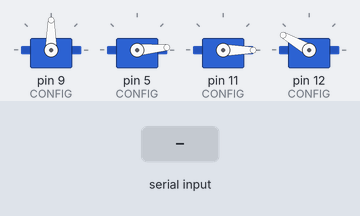
Simulated run of this sketch. Board: Arduino Uno, built with avr-gcc and run on an emulated ATmega328P. On the bench: 4 × servo. The inputs (shaded band) are chosen by the test bench. What the sketch prints to the serial monitor is not drawn.

Above: at 6.2 s.
6.3 s: "90,45,200\n" received over Serial
At 8.2 s:
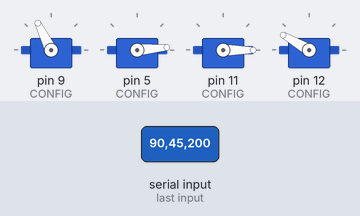
At 10.4 s:
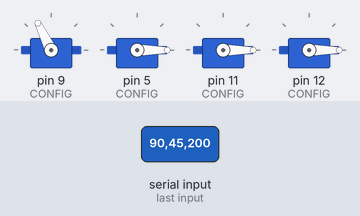
Timing chart, 0 to 15.3 s (numbered marks = the images above; inputs shaded):
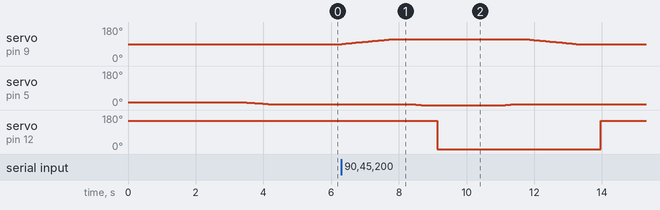

The sketch:

inverse_kinematics.ino
```cpp
#include <Servo.h>
#include <math.h>

// ── Link lengths (mm) ─────────────────────────────────────────────────────
#define L1      200.00f
#define L2      270.00f
#define DX       0.0f
#define DZ      150.00f


// ── Servo gap between joints ──────────────────────────────────────────────
#define SERVO_GAP_MS    200

// ── Gripper angles ────────────────────────────────────────────────────────
#define GRIPPER_OPEN    150
#define GRIPPER_CLOSED   0

// ── Servo config ──────────────────────────────────────────────────────────
// reversed = true  → flips physical rotation direction
// reversed = false → normal direction

struct ServoConfig {
    float min_a, max_a;
    int   pin;
    int   min_us, max_us;
    bool  reversed;
};

//                   min°   max°  pin  minµs  maxµs   reversed
ServoConfig CONFIG[] = {
    {  0.0, 180.0,  9,  500, 2500, false },  // [0] Base     — 40kg
    {  0.0, 180.0,  5, 500, 2500, true },  // [1] Shoulder — set true to reverse
    {  0.0, 180.0, 11, 500, 2500, true },  // [2] Elbow    — set true to reverse
    {  0.0, 180.0, 12, 500, 2000, false },  // [3] Gripper  — set true to reverse
};


// ── Per-servo motion profile ──────────────────────────────────────────────
struct MotionProfile { float stepDeg; int delayMs; };

MotionProfile PROFILE[] = {
    { 1.0f,  60 },   // [0] Base     — 40kg: slow & smooth
    { 1.0f,  80 },   // [1] Shoulder — standard
    { 1.0f,  100 },   // [2] Elbow    — standard
    { 180.0f,  0 },   // [3] Gripper  — standard
};

Servo servos[4];
// float currentAngles[4] = {90, 90, 90, GRIPPER_OPEN};
float currentAngles[4] = {90, 166, 180, GRIPPER_OPEN};

const char* NAMES[] = {"Base", "Shoulder", "Elbow", "Gripper"};

// ── Move orders ───────────────────────────────────────────────────────────
const int MOVE_ORDER[] = {0, 2, 1};   // To target:  Base → Elbow → Shoulder
const int HOME_ORDER[] = {1, 0, 2};   // To home:    Base → Shoulder → Elbow

// ── Inverse Kinematics ────────────────────────────────────────────────────
bool ikArm(float x, float y, float z, float out[3]) {
    float theta_base = atan2f(y, x);

    float r_eff = sqrtf(x*x + y*y) - DX;
    float z_eff = z - DZ;

    float D = sqrtf(r_eff*r_eff + z_eff*z_eff);
    if (D > (L1 + L2) || D < fabsf(L1 - L2)) return false;

    float cos_el      = (L1*L1 + L2*L2 - D*D) / (2.0f * L1 * L2);
    float theta_elbow = M_PI - acosf(constrain(cos_el, -1.0f, 1.0f));

    float phi            = atan2f(z_eff, r_eff);
    float cos_psi        = (L1*L1 + D*D - L2*L2) / (2.0f * L1 * D);
    float theta_shoulder = phi + acosf(constrain(cos_psi, -1.0f, 1.0f));

    out[0] = theta_base     * 180.0f / M_PI + 90.0f;
    out[1] = theta_shoulder * 180.0f / M_PI + 90.0f;
    out[2] = theta_elbow    * 180.0f / M_PI + 90.0f;


    return true;
}

// ── Write angle to servo (handles reversal + pulse width mapping) ─────────
// This is the ONLY place physical angle is written to hardware.
// Reversal happens here — IK and motion logic never need to change.
void writeAngle(int index, float angleDeg) {
    // flip direction if reversed flag is set
    float physicalAngle = CONFIG[index].reversed
                          ? 180.0f - angleDeg
                          : angleDeg;

    // map angle to microseconds and write
    int us = map((int)physicalAngle, 0, 180,
                 CONFIG[index].min_us,
                 CONFIG[index].max_us);

    servos[index].writeMicroseconds(us);
}

// ── Move a single servo smoothly using its motion profile ─────────────────
void moveSingleServo(int index, float target) {
    target = constrain(target, CONFIG[index].min_a, CONFIG[index].max_a);

    float stepDeg = PROFILE[index].stepDeg;
    int   delayMs = PROFILE[index].delayMs;

    while (true) {
        float diff = target - currentAngles[index];
        if (fabsf(diff) < 0.5f) {
            currentAngles[index] = target;
            writeAngle(index, currentAngles[index]);
            break;
        }
        if (diff > 0)
            currentAngles[index] += min(stepDeg,  diff);
        else
            currentAngles[index] -= min(stepDeg, -diff);

        writeAngle(index, currentAngles[index]);
        delay(delayMs);
    }
}

// ── Move arm joints in given order ───────────────────────────────────────
void writeInOrder(float targets[3], const int order[3]) {
    for (int i = 0; i < 3; i++) {
        int idx = order[i];
        Serial.print("Moving "); Serial.print(NAMES[idx]);
        Serial.print(" → ");
        Serial.print((int)constrain(targets[idx], 0, 180));
        Serial.println("°");

        moveSingleServo(idx, targets[idx]);

        Serial.print(NAMES[idx]); Serial.println(" done");
        delay(SERVO_GAP_MS);
    }
}

// ── Move gripper ──────────────────────────────────────────────────────────
void moveGripper(float angle) {
    Serial.print("Moving Gripper → ");
    Serial.print((int)angle); Serial.println("°");
    moveSingleServo(3, angle);
    Serial.println("Gripper done");
}


// ── Return to home ────────────────────────────────────────────────────────
void goHome() {
    float home[3] = {90, 175, 180};
    Serial.println("Returning to home...");
    writeInOrder(home, HOME_ORDER);
    delay(SERVO_GAP_MS);
    moveGripper(GRIPPER_OPEN);
    Serial.println("Home");
}


// ── Move arm to XYZ target ────────────────────────────────────────────────
bool moveTo(float x, float y, float z) {
    float angles[3];

    if (!ikArm(x, y, z, angles)) {
        Serial.print("[!] OUT OF REACH: ");
        Serial.print(x); Serial.print(", ");
        Serial.print(y); Serial.print(", ");
        Serial.println(z);
        return false;
    }

    Serial.println("─────────────────────");
    Serial.print("Target  X:"); Serial.print(x);
    Serial.print("  Y:");       Serial.print(y);
    Serial.print("  Z:");       Serial.println(z);
    Serial.print("Base     : "); Serial.println((int)constrain(angles[0], 0, 180));
    Serial.print("Shoulder : "); Serial.println((int)constrain(angles[1], 0, 180));
    Serial.print("Elbow    : "); Serial.println((int)constrain(angles[2], 0, 180));
    Serial.print("Gripper  : "); Serial.println(GRIPPER_CLOSED);

    writeInOrder(angles, MOVE_ORDER);
    delay(SERVO_GAP_MS);
    moveGripper(GRIPPER_CLOSED);

    Serial.println("OK");
    return true;
}

// ── Setup ─────────────────────────────────────────────────────────────────
// void setup() {
//     Serial.begin(115200);

//     // for (int i = 0; i < 4; i++) {
//     //     servos[i].attach(CONFIG[i].pin, CONFIG[i].min_us, CONFIG[i].max_us);
//     //     writeAngle(i, 90);     // centre each servo respecting reversal
//     //     delay(300);            // stagger startup — avoids inrush spike
//     // }
//     for (int i = 0; i < 4; i++) {
//     servos[i].attach(CONFIG[i].pin, CONFIG[i].min_us, CONFIG[i].max_us);
//     writeAngle(i, currentAngles[i]);   // start at home position
//     delay(300);
// }

//     delay(2000);
//     goHome();
// }


void setup() {
    Serial.begin(115200);

    // Step 1: Hold all pins LOW to prevent floating signals
    for (int i = 0; i < 4; i++) {
        pinMode(CONFIG[i].pin, OUTPUT);
        digitalWrite(CONFIG[i].pin, LOW);
    }
    delay(500); // Wait for power rail to fully stabilize

    // Step 2: Attach and write home one by one with generous delay
    for (int i = 0; i < 4; i++) {
        servos[i].attach(CONFIG[i].pin, CONFIG[i].min_us, CONFIG[i].max_us);
        writeAngle(i, currentAngles[i]);
        delay(500); // stagger to avoid current spike
    }

    delay(1000); // Final settle before goHome()
    goHome();
}

// ── Loop — receive "x,y,z" over Serial ───────────────────────────────────
void loop() {
    if (Serial.available()) {
        String line = Serial.readStringUntil('\n');
        line.trim();
        if (line.length() == 0) return;

        int c1 = line.indexOf(',');
        int c2 = line.indexOf(',', c1 + 1);

        if (c1 < 0 || c2 < 0) {
            Serial.println("[!] Bad format. Use: x,y,z");
            return;
        }

        float x = line.substring(0,      c1).toFloat();
        float y = line.substring(c1 + 1, c2).toFloat();
        float z = line.substring(c2 + 1).toFloat();

        bool ok = moveTo(x, y, z);
        Serial.println(ok ? "OK" : "FAIL");

        delay(2000);
        goHome();
    }
}
```

Measured:
- after the input at 6.3 s, servo on pin 9 (CONFIG): rises from 90° to 116° in 1.5 s, then falls to 90° in 5.4 s; servo on pin 12 (CONFIG): 150° → 0° after 2.8 s, → 150° 4.8 s later
